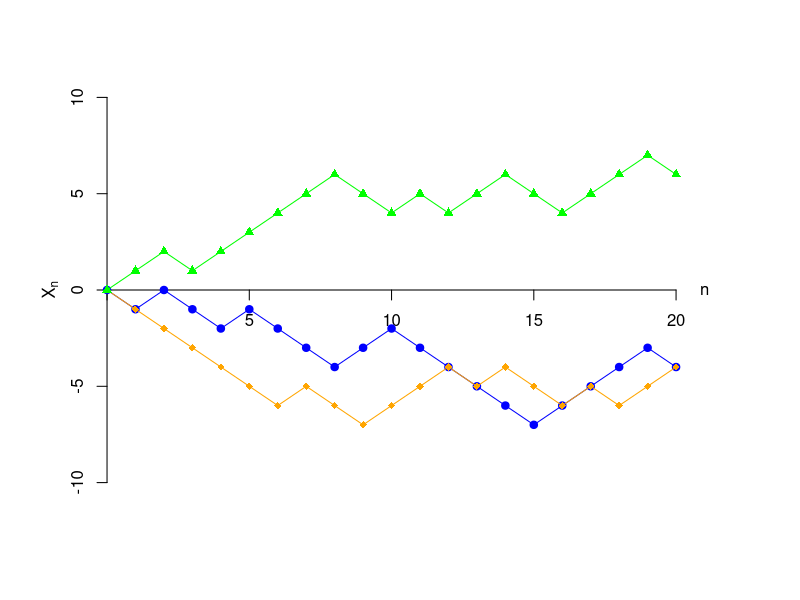

Reproduce this figure in R.
## ---- chunk 1
set.seed(1)

i <- 19
plot(NULL, xaxt="n", yaxt="n",
     xlim=c(0,22), ylim=c(-10, 10), 
     xlab="", ylab="", bty="n")
axis(1, pos=0, at=c(0, 5, 10, 15, 20), labels=c("", 5, 10, 15, 20))
axis(2, pos=0)
mtext(expression("X"[n]), side=2, line=1, at=0)
text(x=21, y=0, "n")
for(col in c("blue", "orange", "green")) {
  x <- cumsum(sample(c(-1, 1), 20, replace=T))
  points(0:20, c(0, x), pch=i, col=col)
  lines(0:20, c(0, x), pch=i, col=col)
  i <- i - 1
}
